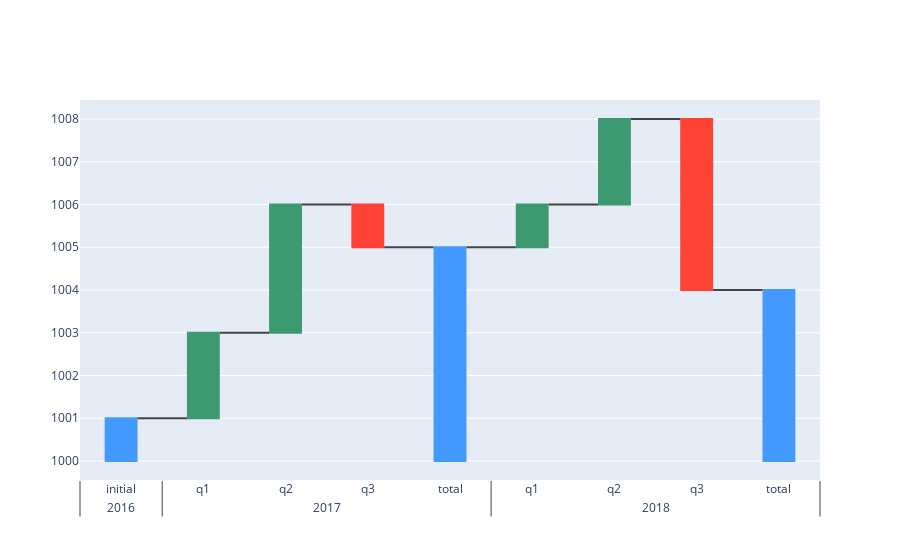

This figure's notebook cell:
### Markdown cell above
## 10. Waterfall Chart

Waterfall charts are used to show how an initial value is affected by intermediate positive or negative values.

### Code cell
import plotly.graph_objects as go

fig = go.Figure()

fig.add_trace(go.Waterfall(
    x = [["2016", "2017", "2017", "2017", "2017", "2018", "2018", "2018", "2018"],
        ["initial", "q1", "q2", "q3", "total", "q1", "q2", "q3", "total"]],
    measure = ["absolute", "relative", "relative", "relative", "total", "relative", "relative", "relative", "total"],
    y = [1, 2, 3, -1, None, 1, 2, -4, None],
    base = 1000
))

fig.update_layout(
    waterfallgroupgap = 0.5,
)

fig.show()

### Figure 1 — Plotly figure (JSON) as saved in the notebook; plotly's stock layout.template omitted (floating-point values rounded to 4 significant figures)
{"data": [{"base": 1000, "measure": ["absolute", "relative", "relative", "relative", "total", "relative", "relative", "relative", "total"], "type": "waterfall", "x": [["2016", "2017", "2017", "2017", "2017", "2018", "2018", "2018", "2018"], ["initial", "q1", "q2", "q3", "total", "q1", "q2", "q3", "total"]], "y": [1, 2, 3, -1, null, 1, 2, -4, null]}], "layout": {"waterfallgroupgap": 0.5}}
